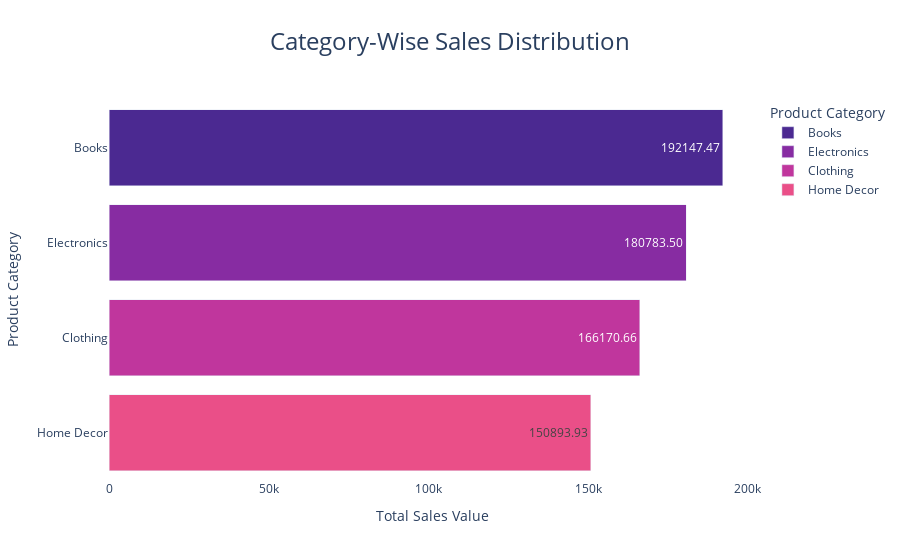

Notebook code cell kept with this figure:
### Markdown cell above
### Category-wise Sales Distribution

### Code cell
fig_category_sales = px.bar(
    category_sales,
    y='Category',  
    x='TotalValue',  
    title='Category-Wise Sales Distribution',
    labels={'TotalValue': 'Sales Value', 'Category': 'Product Category'},
    color='Category',  
    color_discrete_sequence=px.colors.sequential.Agsunset,  
    text='TotalValue',  
    barmode='stack'     
)

fig_category_sales.update_layout(
    title_font_size=24,
    title_x=0.5,  
    xaxis_title='Total Sales Value',
    yaxis_title='Product Category',
    showlegend=True,  
    plot_bgcolor='rgba(0,0,0,0)', 
)

fig_category_sales.update_traces(textposition='inside', texttemplate='%{text:.2f}')

fig_category_sales.show()

### Figure 1 — Plotly figure (JSON) as saved in the notebook; plotly's stock layout.template omitted (floating-point values rounded to 4 significant figures)
{"data": [{"alignmentgroup": "True", "hovertemplate": "Product Category=%{y}<br>Sales Value=%{text}<extra></extra>", "legendgroup": "Books", "marker": {"color": "rgb(75, 41, 145)", "pattern": {"shape": ""}}, "name": "Books", "offsetgroup": "Books", "orientation": "h", "showlegend": true, "text": [192100.0], "textposition": "inside", "texttemplate": "%{text:.2f}", "type": "bar", "x": [192100.0], "xaxis": "x", "y": ["Books"], "yaxis": "y"}, {"alignmentgroup": "True", "hovertemplate": "Product Category=%{y}<br>Sales Value=%{text}<extra></extra>", "legendgroup": "Electronics", "marker": {"color": "rgb(135, 44, 162)", "pattern": {"shape": ""}}, "name": "Electronics", "offsetgroup": "Electronics", "orientation": "h", "showlegend": true, "text": [180800.0], "textposition": "inside", "texttemplate": "%{text:.2f}", "type": "bar", "x": [180800.0], "xaxis": "x", "y": ["Electronics"], "yaxis": "y"}, {"alignmentgroup": "True", "hovertemplate": "Product Category=%{y}<br>Sales Value=%{text}<extra></extra>", "legendgroup": "Clothing", "marker": {"color": "rgb(192, 54, 157)", "pattern": {"shape": ""}}, "name": "Clothing", "offsetgroup": "Clothing", "orientation": "h", "showlegend": true, "text": [166200.0], "textposition": "inside", "texttemplate": "%{text:.2f}", "type": "bar", "x": [166200.0], "xaxis": "x", "y": ["Clothing"], "yaxis": "y"}, {"alignmentgroup": "True", "hovertemplate": "Product Category=%{y}<br>Sales Value=%{text}<extra></extra>", "legendgroup": "Home Decor", "marker": {"color": "rgb(234, 79, 136)", "pattern": {"shape": ""}}, "name": "Home Decor", "offsetgroup": "Home Decor", "orientation": "h", "showlegend": true, "text": [150900.0], "textposition": "inside", "texttemplate": "%{text:.2f}", "type": "bar", "x": [150900.0], "xaxis": "x", "y": ["Home Decor"], "yaxis": "y"}], "layout": {"barmode": "stack", "legend": {"title": {"text": "Product Category"}, "tracegroupgap": 0}, "plot_bgcolor": "rgba(0,0,0,0)", "showlegend": true, "title": {"font": {"size": 24}, "text": "Category-Wise Sales Distribution", "x": 0.5}, "xaxis": {"anchor": "y", "domain": [0, 1], "title": {"text": "Total Sales Value"}}, "yaxis": {"anchor": "x", "categoryarray": ["Home Decor", "Clothing", "Electronics", "Books"], "categoryorder": "array", "domain": [0, 1], "title": {"text": "Product Category"}}}}
